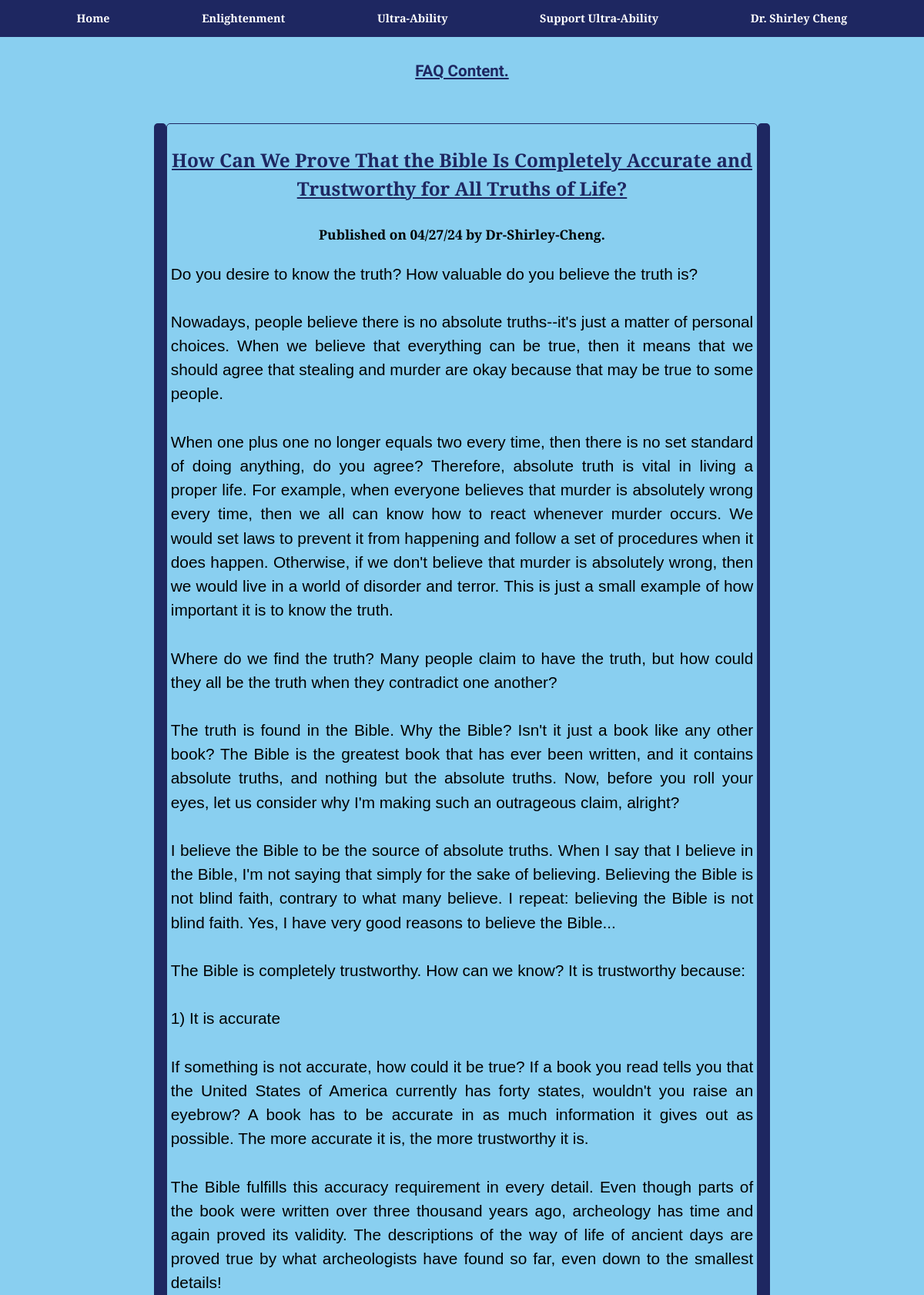
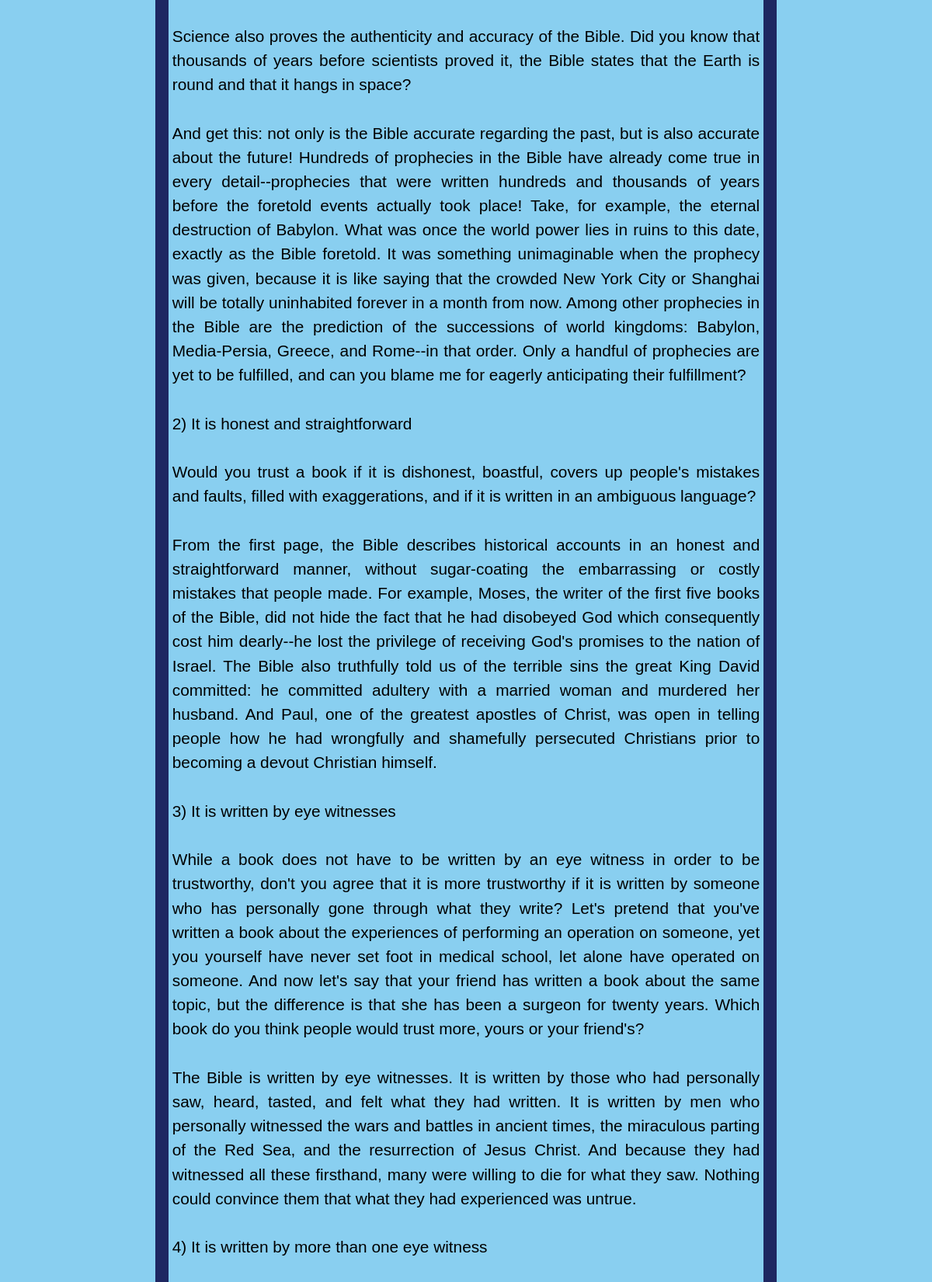
Screenshot of /ultra_ability/2024/how-can-we-prove-that-the-bible-is-completely-accurate-and-trustworthy-for-all-truths-of-life (upper part) with the database file from the repository (2 pictures, top to bottom).
### ultra_ability/models.py (models this page shows, shortened)
class FAQ(models.Model):
    class Status(models.TextChoices):
        DRAFT = "DF", "Draft"   #tuple assignment, choice1
        PUBLISHED = "PB", "Published"   #tuple assignment, choice2
    title = models.CharField(max_length=250)
    category = models.CharField(max_length=100, default="About Humankind and the World.")
    slug = models.SlugField(max_length=250, unique_for_date="publishTime")
    author = models.ForeignKey(User, on_delete=models.CASCADE, related_name="ultra_ability_FAQ")
    body = models.TextField()
    publishTime = models.DateTimeField(default=timezone.now)
    createdTime = models.DateTimeField(auto_now_add=True)
    updatedTime = models.DateTimeField(auto_now_add=True)
    status = models.CharField(max_length=2, choices=Status.choices, default=Status.DRAFT)
    objects = models.Manager() # the default, built-in model manager
    published = PublishedManager() # our custom model manager.
    class Meta:
        ordering = ["publishTime"]
        indexes = [
            models.Index(fields=["-publishTime"]),
        ]
    '''generate/retrieve the canonical, python object-specific URL'''

### ultra_ability/views.py (the view)
# urls.py: path("<int:year>/<slug:faq_slug>", views.FAQ, name="FAQsURL"),
def FAQ(request, year, faq_slug):
    FAQ = get_object_or_404(models.FAQ, status=models.FAQ.Status.PUBLISHED, publishTime__year=year, slug=faq_slug)
    last2Newsletters = models.Newsletter.objects.all().order_by("-publishTime")[:3]
    form = forms.NewsletterSubscriptionForm()
    return render(request, "ultra_ability/FAQ.html", {"FAQ":FAQ, "last2Newsletters":last2Newsletters, "form":form})

### ultra_ability/models.py (called while the page is built)
    def getAbsoluteUrl(self):
        return reverse("ultra_ability:newsletterURL", args=[self.publishTime.year, self.publishTime.month, self.slug])

### ultra_ability/templates/ultra_ability/FAQ.html (shortened to what this page needs)
{% load static %}
<!DOCTYPE html>
<html lang="en">
<head>
    <link rel="stylesheet" href="{% static 'ultra_ability/CSS/styles.css' %}">
    <link rel="stylesheet" href="https://cdnjs.cloudflare.com/ajax/libs/font-awesome/6.0.0/css/all.min.css">
</head>
<body id="body">
    <nav>
        <div class="nav-container">
            <div class="dropdown">
                <a href="{% url 'ultra_ability:indexURL' %}">Home</a>
            </div>
            <div class="dropdown">
                <a href="#">Enlightenment</a>
            </div>
            <div class="dropdown">
                <a href="#">Ultra-Ability</a>
            </div>
            <div class="dropdown">
                <a href="#">Support Ultra-Ability</a>
            </div>
            <div class="dropdown">
                <a href="#">Dr. Shirley Cheng</a>
            </div>
        </div>
    </nav>
    <section>
        <div id="hero" class="hero">
            <h3 style="text-align: center;"> FAQ Content. </h3>
        </div>
    </section>
    <main class="content">
        <div class="right"></div>
        <div class="container">
            {% block content %}
            <h3 style="text-align: center;">{{ FAQ.title }}</h3>
            <p  style="text-align: center;"><small><b>Published on {{ FAQ.publishTime|date:"m/d/y" }} by {{ FAQ.author }}.</b></small></p>
            <p>{{ FAQ.body|linebreaksbr }}</p>
            {% endblock %}</p>
            <br>
            <br>
        </div>
        <div class="left"></div>
    </main>
</body>
</html>

### ultra_ability/static/ultra_ability/CSS/styles.css (style rules this page uses)
* { box-sizing: border-box; }
html { font-size: 16px; line-height: 1.5; scroll-behavior: smooth; margin: 0; padding: 0; max-width:100%; }
body { width: 100%; font-family: "EB Garamond", "Verdana", sans-serif; color: #000; overflow-x:auto; margin: 0; padding: 0; }
a { text-decoration: none; color: inherit; }
body { width: 100%; display: flex; flex-direction: column; gap: 2rem; font-size: 1.3rem; font-weight:500; background-color:#89CFF0;text-align: justify; }
main { width:100%; max-width: 50rem; margin:0 auto; padding:1.3rem; }
.hero { width:100%; height: auto; padding-top: 1rem; font-size: 1.1rem; max-width: 50rem; margin: 0 auto; }
.nav-container { width: 100%; height: auto; display: flex; flex-direction: row; justify-content: space-evenly; font-size: 1rem; background-color:#1E2761; position: fixed; padding: 0.2rem 0; }
.nav-container a { text-decoration: none; padding: 10px 20px; color: #FFFFFF;; display: block; font-size: 0.9rem; font-weight: bold; }
.nav-container .dropdown { position: relative; display: inline-block; width: auto; }
.hero { padding-top:1.5rem; max-width: 50rem; margin: auto; }
.hero h3 { font-family: "Merienda", "Verdana", sans-serif; font-weight: bold; text-decoration: underline; background-color: inherit; color: #1E2761; }
h3 { font-weight: bold; text-align: center; background-color: #1E2761; color: #fff; border-radius: 3px; }
nav, footer { font-size: 1rem; }
body a { color: #1E2761; font-weight: bold; }

### ultra_ability/templates/ultra_ability/FAQ.html (style rules this page uses)
main { display: flex; flex-direction: row; padding:0; }
.container { width:96%; padding: 0.3rem; padding-bottom: 10px; border: 1px solid #1E2761; border-radius: 5px; }
.right, .left { width: 2%; background-color: #1E2761; border-radius: 5px; }
.container h3 { color: #1E2761; background-color: inherit; text-decoration: underline; }

### rows the page displays
FAQ: title "How Can We Prove That the Bible Is Completely Accurate and Trustworthy for All Truths of Life?", publishTime "04/27/24", author "Dr-Shirley-Cheng", body "Do you desire to know the truth? How valuable do you believe the truth is? Nowadays, people believe there is no absolute truths--it's just a matter of personal choices. When we believe that everything can be true, then it means that we should agree that stealing and murder are okay because that may be true to some people. When one plus one no longer equals two every time, then there is no set standard of doing anything, do you agree? Therefore, absolute truth is vital in living a proper life. For example, when everyone believes that murder is absolutely wrong every time, then we all can know how to react whenever murder occurs. We would set laws to prevent it from happening and follow a set…"
